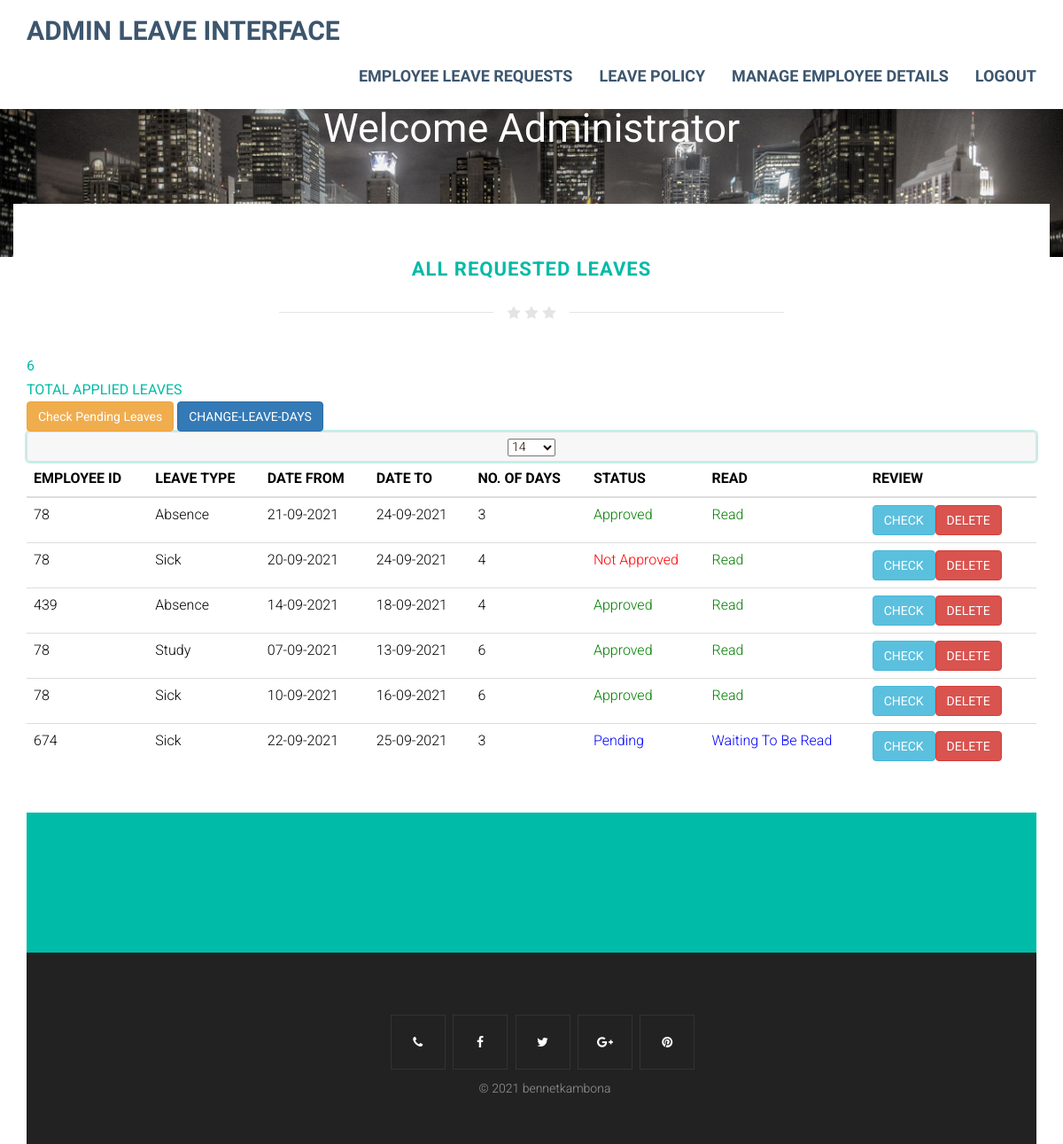
Page /admin_interface.php (signed in) on the committed database.
### tables this page shows
CREATE TABLE IF NOT EXISTS `leave_details` (
  `id` int(11) NOT NULL AUTO_INCREMENT,
  `employee_id` varchar(10) NOT NULL,
  `startdate` varchar(250) NOT NULL,
  `enddate` varchar(250) NOT NULL,
  `type` varchar(50) NOT NULL,
  `reasons` varchar(500) NOT NULL,
  `remaining_days` int(30) NOT NULL,
  `status` int(1) NOT NULL DEFAULT '0',
  `isread` int(1) NOT NULL DEFAULT '0',
  `posting_date` datetime NOT NULL DEFAULT CURRENT_TIMESTAMP,
  `deleted` int(10) NOT NULL DEFAULT '0',
  PRIMARY KEY (`id`),
  KEY `fk` (`employee_id`)
);

### admin_interface.php (the view, shortened to what this page needs)
<?php
    include 'process_login.php';
  ?>
<!DOCTYPE html>
<html>
<head>
<link href="css/bootstrap.min.css" rel="stylesheet">
<link href="https://maxcdn.bootstrapcdn.com/font-awesome/4.6.3/css/font-awesome.min.css" rel="stylesheet">
<link href="css/style.css" rel="stylesheet">
</head>
<body>
<header class="item header margin-top-0">
<div class="wrapper">
    <nav role="navigation" class="navbar navbar-white navbar-embossed navbar-lg navbar-fixed-top">
    <div class="container">
        <div class="navbar-header">
            <a href="index.html" class="navbar-brand brand"> Admin Leave Interface </a>
        </div>
        <div id="navbar-collapse-02" class="collapse navbar-collapse">
            <ul class="nav navbar-nav navbar-right">
                <li class="propClone"><a href="admin_interface.php">Employee Leave Requests</a></li>
                <li class="propClone"><a href="update_policy.php">Leave Policy</a></li>
                <li class="propClone"><a href="employee_details.php">Manage Employee Details</a></li>
                <li class="propClone"><a href="logout.php" name="logout">Logout</a></li>
            </ul>
        </div>
    </div>
    </nav>
    <div class="container">
        <div class="row">
            <div class="col-md-12 text-center">
                <div class="text-pageheader">
                    <div class="subtext-image" data-scrollreveal="enter bottom over 1.7s after 0.0s">
                         Welcome Administrator
                    </div>
                </div>
            </div>
        </div>
    </div>
</div>
</header>
<section class="item content">
<div class="container toparea">
    <div class="underlined-title">
        <div class="editContent">
            <h1 class="text-center latestitems" style="color:#00bba7">All REQUESTED LEAVES</h1>
        <div class="wow-hr type_short">
            <span class="wow-hr-h">
            <i class="fa fa-star"></i>
            <i class="fa fa-star"></i>
            <i class="fa fa-star"></i>
            </span>
        </div>
    </div>
    <div>
        <?php
            $mysqli = new mysqli('localhost', 'root','','employee_ls') or die(mysqli_error($mysqli));
    $result=mysqli_query($mysqli,"SELECT COUNT(*) AS totalnumber FROM leave_details;");
    if ($result) {
        $row = mysqli_fetch_assoc($result);
    }
        ?>
        <div class="d-flex flex-wrap">
            <div style="font-weight: bolder; color:#00bba7;">
                <?php echo $row['totalnumber'];?>
            </div>
            <div style="font-weight: bolder; color:#00bba7;">TOTAL APPLIED LEAVES</div>
            <form method="POST" action="">
            <a href="pending.php" class="btn btn-warning">Check Pending Leaves</a>
<button name="change_days" type="submit" class="btn btn-primary">CHANGE-LEAVE-DAYS</button>
            <div class="form-control">
             <select name="selectleavedays" class="dropdown" placeholder="select leave days" required>
                <option>14</option>
              </select>
          </form>
            </div>
        </div>
        <div class="card-box mb-30">
                    <table class="data-table table stripe hover nowrap" style="color: black;">
                        <thead>
                            <tr>
                                <th class="table-plus">EMPLOYEE ID</th>
                                <th>LEAVE TYPE</th>
                                <th>DATE FROM</th>
                                <th>DATE TO</th>
                                <th>NO. OF DAYS</th>
                                <th>STATUS</th>
                                <th>READ</th>
                                <th>REVIEW</th>
                            </tr>
                        </thead>
                        <tbody>
                            <tr>
                                 <?php
                $mysqli = new mysqli('localhost', 'root','','employee_ls');
                    $dell=0;
                    $result="SELECT * FROM leave_details WHERE deleted = '$dell'";
                          $query = mysqli_query($mysqli, $result) or die(mysqli_error($mysqli));
             while ($row=mysqli_fetch_array($query)) {
?>
                  <td> <?php echo $row['employee_id']; ?></td>
                  <td><?php echo $row['type'];?></td>
                  <td><?php echo $row['startdate'];?></td>
                  <td><?php echo $row['enddate'];?></td>
                  <td><?php echo $row['remaining_days'];?></td>
                  <td><?php $stats=$row['status'];
                                       if($stats==1){
                                        ?>
                                           <span style="color: green">Approved</span>
                                            <?php } if($stats==2)  { ?>
                                           <span style="color: red">Not Approved</span>
                                            <?php } if($stats==0)  { ?>
                                           <span style="color: blue">Pending</span>
                                           <?php } ?>
                                    </td>
                                    <td><?php $stats=$row['isread'];
                                       if($stats==1){
                                        ?>
                                           <span style="color: green">Read</span>
                                            <?php } if($stats==2)  { ?>
                                            <?php } if($stats==0)  { ?>
                                           <span style="color: blue">Waiting To Be Read</span>
                                           <?php } ?>
                                    </td>
                                    <td>
                                <a href="pending.php" class="btn btn-info" name="">CHECK
<a href="admin_process.php?removed=<?php echo $row['id'];?>" class="btn btn-danger">DELETE</a>
                            </tr>
                            <?php
                                        }?>
                                    </tbody></table>
        </div>
    </div>
</div>
<section class="content-block" style="background-color:#00bba7;">
<div class="container text-center">
    <div class="row">
        <div class="col-sm-10 col-sm-offset-1">
        </div>
    </div>
</div>
</section>
<div class="footer text-center">
    <div class="container">
        <div class="row">
            <ul class="social-iconsfooter">
                <li><a href="#"><i class="fa fa-phone"></i></a></li>
                <li><a href="#"><i class="fa fa-facebook"></i></a></li>
                <li><a href="#"><i class="fa fa-twitter"></i></a></li>
                <li><a href="#"><i class="fa fa-google-plus"></i></a></li>
                <li><a href="#"><i class="fa fa-pinterest"></i></a></li>
            </ul>
            <p>
                 &copy; 2021 bennetkambona<br/>
            </p>
        </div>
    </div>
</div>
</body>
</html>

### css/style.css (style rules this page uses)
body { font-family:Roboto; font-weight:300; font-size:16px; color:#777; line-height:1.7; }
h1,h2,h3,h4,h5,h6 { font-family:Roboto; font-weight:700; }
.form-control { text-decoration-color:#f6755e; text-align: center; color: #240904; background-color: #fff; border-color: #6bebd1; outline: 0; box-shadow: 0 0 0 0.2rem rgba(26, 188, 156, 0.25); -moz-appearance: none; -webkit-appearance: none; -ms-appearance: none; appearance: none; background: rgba(144, 144, 144, 0.075); border-radius: 4px; border: none; border: solid 1px #dee1e3; text-decoration: none; width: 100%; }
.content-block { padding:50px 0; margin-top:50px; }
.navbar-lg { min-height:76px; }
.navbar-lg .navbar-brand { line-height:1; padding-top:20px; padding-bottom:26px; font-size:30px; }
header .navbar-white a { color:#3D566E; font-weight:700; }
.item.content,.item.portfolio,.item.team,.item.pricing,.item.contact { padding-top:40px; padding-bottom:0px; }
header .navbar-white { background:#fff; box-shadow:0px 3px 2px 0px rgba(50,50,50,0.1); }
.item.header { background-image:url(../images/homeimg.jpg); background-repeat:no-repeat; background-position:0% top; background-size:cover; background-attachment:scroll; background-color:rgba(0,0,0,0); }
.navbar-nav,.navbar>.container .navbar-brand { font-family:Dosis; text-transform:uppercase; }
.text-pageheader { text-align:center; color:#fff; z-index:2; position:relative; font-size:45px; line-height:90px; text-transform:uppercase; padding-top:100px; padding-bottom:100px; font-weight:700; font-family:Dosis; }
.subtext-image { text-transform:none; font-weight:100 !Important; }
.toparea { background:#fff; margin-top:-100px; padding-top:30px; }
h1.latestitems { font-size:22px; line-height:28px; color:#444; text-transform:uppercase; letter-spacing:1px; margin-top:0; }
.wow-hr { position:relative; font-size:0; text-align:center; height:24px; margin:auto; margin-top:2%; margin-bottom:3%; width:50%; padding:2px 0; overflow:hidden; clear:both; }
.wow-hr-h:before { left:-13px; margin-left:-50%; background:#f7f7f7; }
.wow-hr-h:after { left:13px; margin-right:-50%; }
.wow-hr-h:before,.wow-hr-h:after { display:inline-block; content:""; height:1px; width:50%; margin-top:9px; vertical-align:top; position:relative; background-color:#e4e4e4; }
.wow-hr-h i { font-size:16px; line-height:20px; height:20px; width:20px; vertical-align:top; text-align:center; color:#e4e4e4; }
.footer ul.social-iconsfooter li { display:inline-block; float:none; position:relative; background:transparent; margin-right:5px; border:1px solid #333; }
.footer ul.social-iconsfooter li a { color:#fff; width:60px; height:60px; line-height:60px; display:inline-block; }
.footer { background:#222; color:#999; font-size:14px; padding:60px 0 40px 0; margin-top:0px; }
ul,ol { -moz-padding-start:0px; -webkit-padding-start:0px; -khtml-padding-start:0px; -o-padding-start:0px; padding-start:0px; padding-left:0px; }
.footer a { color:#00bba7; }
@media (min-width:768px) { .navbar-lg .navbar-nav>li>a { padding-top:26px; padding-bottom:26px; font-size:18px; } }

### rows in the picture
leave_details: employee "78", type "Absence", startdate "21-09-2021", enddate "24-09-2021", remaining_days "3", status "Approved", isread "Read"
leave_details: employee "78", type "Sick", startdate "20-09-2021", enddate "24-09-2021", remaining_days "4", status "Not Approved", isread "Read"
leave_details: employee "439", type "Absence", startdate "14-09-2021", enddate "18-09-2021", remaining_days "4", status "Approved", isread "Read"
leave_details: employee "78", type "Study", startdate "07-09-2021", enddate "13-09-2021", remaining_days "6", status "Approved", isread "Read"
leave_details: employee "78", type "Sick", startdate "10-09-2021", enddate "16-09-2021", remaining_days "6", status "Approved", isread "Read"
leave_details: employee "674", type "Sick", startdate "22-09-2021", enddate "25-09-2021", remaining_days "3", status "Pending", isread "Waiting To Be Read"

### other values in the picture
$row['totalnumber'] "6"
